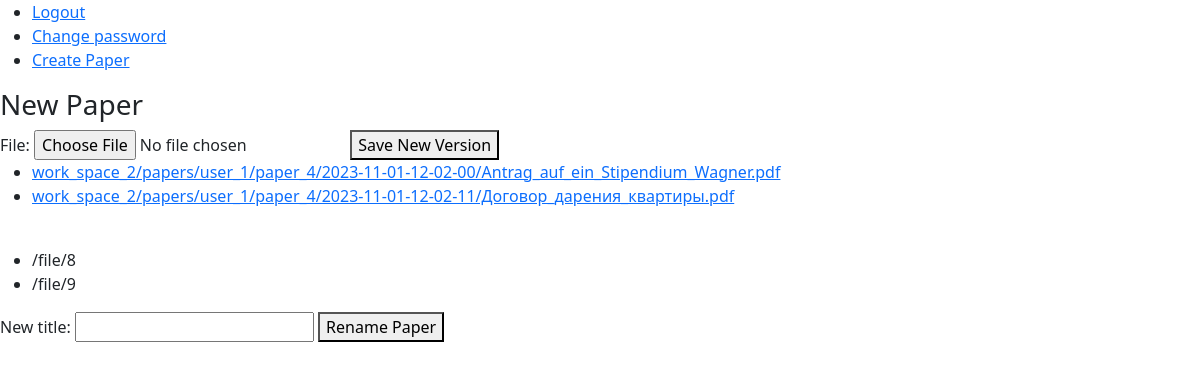
Page /paper_space/4 (signed in) on the committed database.
### paper_work/models.py (models this page shows, shortened)
class Paper(models.Model):
    work_space = models.ForeignKey(WorkSpace, on_delete=models.CASCADE, related_name="papers")
    user = models.ForeignKey(User, on_delete=models.CASCADE)
    title = models.CharField(max_length=50, unique=True)
    is_archived = models.BooleanField(default=False)
    is_finished = models.BooleanField(default=False)
    is_published = models.BooleanField(default=False)

### file_handling/models.py (models this page shows, shortened)
class PaperVersion(models.Model):
    user = models.ForeignKey(User, on_delete=models.CASCADE)
    paper = models.ForeignKey("paper_work.Paper", on_delete=models.CASCADE, related_name="versions")
    saving_time = models.DateTimeField(auto_now_add=True)
    file = models.FileField(upload_to=saving_path)

### paper_work/views.py (the view)
# urls.py: path("paper_space/<int:paper_id>", views.paper_space, name="paper_space"),
@login_required(redirect_field_name=None)
def paper_space(request, paper_id):
    paper = check_paper(paper_id, request.user)
    paper_versions = PaperVersion.objects.filter(paper=paper).order_by("saving_time")
    links = [reverse("file_handling:display_file", args=(version.pk,)) for version in paper_versions]
    return render(request, "paper_work/paper_space.html", {"form": NewPaperVersionForm(), "paper": paper, "paper_versions": paper_versions, "links": links, "rename_form": RenamePaperForm()})

### file_handling/forms.py
class NewPaperVersionForm(forms.Form):
    file = forms.FileField(widget=forms.FileInput(attrs={"accept": ACCEPTED_PAPER_FORMATS}))

### paper_work/forms.py
class RenamePaperForm(forms.Form):
    new_title = forms.CharField(max_length=50)

### utils/verification.py (called while the page is built)
def check_work_space(space_id, user):
    try:
        space = WorkSpace.objects.get(pk=space_id)
    except ObjectDoesNotExist:
        raise Http404
    else:
        if space.owner != user and user not in space.guests.all():
            raise Http404
        return space

def check_paper(paper_id, user):
    try:
        paper = Paper.objects.get(pk=paper_id)
    except ObjectDoesNotExist:
        raise Http404
    else:
        check_work_space(paper.work_space.pk, user)
        return paper

### paper_work/templates/paper_work/paper_space.html (shortened to what this page needs)
{% extends "layout.html" %}
{% load static %}
{% block body %}
    <h3>{{ paper.title }}</h3>
    <form enctype="multipart/form-data" action="{% url 'file_handling:upload_file' paper.pk %}" method="post">
        {{ form }}
        <button id="change_password_button" type="submit">Save New Version</button>
    </form>
    <ul>
        {% for version in paper_versions %}
            <li>
                <a href="{% url 'file_handling:display_file' version.pk %}">{{ version.file }}</a>
            </li>
        {% endfor %}
    </ul>
    <br>
    <ul>
        {% for link in links %}
            <li>
                {{ link }}
            </li>
        {% endfor %}
    </ul>
    <form action="{% url 'paper_work:rename_paper' paper.pk %}" method="post">
        {{ rename_form }}
        <button id="change_password_button" type="submit">Rename Paper</button>
    </form>
{% endblock %}

### rows in the picture
Paper: title "New Paper"
PaperVersion: file "work_space_2/papers/user_1/paper_4/2023-11-01-12-02-00/Antrag_auf_ein_Stipendium_Wagner.pdf"
PaperVersion: file "work_space_2/papers/user_1/paper_4/2023-11-01-12-02-11/Договор_дарения_квартиры.pdf"

### other values in the picture
{{ link }} "/file/8" "/file/9"
